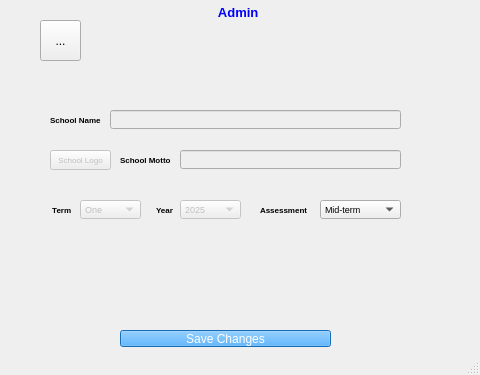
<?xml version="1.0" encoding="UTF-8"?>
<ui version="4.0">
 <class>MainWindow</class>
 <widget class="QMainWindow" name="MainWindow">
  <property name="enabled">
   <bool>true</bool>
  </property>
  <property name="geometry">
   <rect>
    <x>0</x>
    <y>0</y>
    <width>480</width>
    <height>375</height>
   </rect>
  </property>
  <property name="windowTitle">
   <string>MainWindow</string>
  </property>
  <widget class="QWidget" name="centralwidget">
   <widget class="QLabel" name="label">
    <property name="geometry">
     <rect>
      <x>0</x>
      <y>0</y>
      <width>480</width>
      <height>25</height>
     </rect>
    </property>
    <property name="styleSheet">
     <string notr="true">font-size:13px;
color:blue;
font-weight:bold;
</string>
    </property>
    <property name="text">
     <string>Admin </string>
    </property>
    <property name="scaledContents">
     <bool>true</bool>
    </property>
    <property name="alignment">
     <set>Qt::AlignCenter</set>
    </property>
   </widget>
   <widget class="QLabel" name="label_2">
    <property name="geometry">
     <rect>
      <x>50</x>
      <y>200</y>
      <width>40</width>
      <height>20</height>
     </rect>
    </property>
    <property name="minimumSize">
     <size>
      <width>40</width>
      <height>20</height>
     </size>
    </property>
    <property name="styleSheet">
     <string notr="true">font-size:8px;
font-weight:bold</string>
    </property>
    <property name="text">
     <string> Term</string>
    </property>
   </widget>
   <widget class="QComboBox" name="gradecombo">
    <property name="enabled">
     <bool>false</bool>
    </property>
    <property name="geometry">
     <rect>
      <x>80</x>
      <y>200</y>
      <width>61</width>
      <height>19</height>
     </rect>
    </property>
    <property name="styleSheet">
     <string notr="true">font-size:9px</string>
    </property>
    <item>
     <property name="text">
      <string>One</string>
     </property>
    </item>
    <item>
     <property name="text">
      <string>Two</string>
     </property>
    </item>
    <item>
     <property name="text">
      <string>Three</string>
     </property>
    </item>
   </widget>
   <widget class="QComboBox" name="gradecombo_2">
    <property name="enabled">
     <bool>false</bool>
    </property>
    <property name="geometry">
     <rect>
      <x>180</x>
      <y>200</y>
      <width>61</width>
      <height>19</height>
     </rect>
    </property>
    <property name="styleSheet">
     <string notr="true">font-size:9px</string>
    </property>
    <item>
     <property name="text">
      <string>2025</string>
     </property>
    </item>
    <item>
     <property name="text">
      <string>2026</string>
     </property>
    </item>
    <item>
     <property name="text">
      <string>2027</string>
     </property>
    </item>
    <item>
     <property name="text">
      <string>2028</string>
     </property>
    </item>
    <item>
     <property name="text">
      <string>2029</string>
     </property>
    </item>
    <item>
     <property name="text">
      <string>2030</string>
     </property>
    </item>
    <item>
     <property name="text">
      <string>2031</string>
     </property>
    </item>
    <item>
     <property name="text">
      <string>2032</string>
     </property>
    </item>
    <item>
     <property name="text">
      <string>2033</string>
     </property>
    </item>
    <item>
     <property name="text">
      <string>2034</string>
     </property>
    </item>
    <item>
     <property name="text">
      <string>2035</string>
     </property>
    </item>
   </widget>
   <widget class="QLabel" name="label_3">
    <property name="geometry">
     <rect>
      <x>156</x>
      <y>200</y>
      <width>40</width>
      <height>20</height>
     </rect>
    </property>
    <property name="minimumSize">
     <size>
      <width>40</width>
      <height>20</height>
     </size>
    </property>
    <property name="styleSheet">
     <string notr="true">font-size:8px;
font-weight:bold</string>
    </property>
    <property name="text">
     <string>Year</string>
    </property>
   </widget>
   <widget class="QLabel" name="label_4">
    <property name="geometry">
     <rect>
      <x>260</x>
      <y>200</y>
      <width>71</width>
      <height>20</height>
     </rect>
    </property>
    <property name="minimumSize">
     <size>
      <width>40</width>
      <height>20</height>
     </size>
    </property>
    <property name="styleSheet">
     <string notr="true">font-size:8px;
font-weight:bold</string>
    </property>
    <property name="text">
     <string>Assessment</string>
    </property>
   </widget>
   <widget class="QComboBox" name="testcombo">
    <property name="geometry">
     <rect>
      <x>320</x>
      <y>200</y>
      <width>81</width>
      <height>19</height>
     </rect>
    </property>
    <property name="styleSheet">
     <string notr="true">font-size:9px</string>
    </property>
    <item>
     <property name="text">
      <string>Mid-term</string>
     </property>
    </item>
    <item>
     <property name="text">
      <string>End Term</string>
     </property>
    </item>
   </widget>
   <widget class="QLabel" name="label_5">
    <property name="geometry">
     <rect>
      <x>50</x>
      <y>110</y>
      <width>71</width>
      <height>20</height>
     </rect>
    </property>
    <property name="minimumSize">
     <size>
      <width>40</width>
      <height>20</height>
     </size>
    </property>
    <property name="styleSheet">
     <string notr="true">font-size:8px;
font-weight:bold</string>
    </property>
    <property name="text">
     <string>School Name</string>
    </property>
   </widget>
   <widget class="QLineEdit" name="schoolfield">
    <property name="enabled">
     <bool>false</bool>
    </property>
    <property name="geometry">
     <rect>
      <x>110</x>
      <y>110</y>
      <width>291</width>
      <height>19</height>
     </rect>
    </property>
    <property name="maximumSize">
     <size>
      <width>16777215</width>
      <height>16777191</height>
     </size>
    </property>
   </widget>
   <widget class="QToolButton" name="homebutton">
    <property name="geometry">
     <rect>
      <x>40</x>
      <y>20</y>
      <width>41</width>
      <height>41</height>
     </rect>
    </property>
    <property name="statusTip">
     <string>To Homepage</string>
    </property>
    <property name="text">
     <string>...</string>
    </property>
    <property name="icon">
     <iconset>
      <normaloff>../../AI/home icon.png</normaloff>../../AI/home icon.png</iconset>
    </property>
    <property name="iconSize">
     <size>
      <width>40</width>
      <height>40</height>
     </size>
    </property>
    <property name="popupMode">
     <enum>QToolButton::DelayedPopup</enum>
    </property>
   </widget>
   <widget class="QPushButton" name="adminchange">
    <property name="geometry">
     <rect>
      <x>120</x>
      <y>330</y>
      <width>211</width>
      <height>17</height>
     </rect>
    </property>
    <property name="styleSheet">
     <string notr="true">background:rgb(32, 151, 255);
color: rgb(255, 255, 255);
</string>
    </property>
    <property name="text">
     <string>Save Changes</string>
    </property>
   </widget>
   <widget class="QLabel" name="label_7">
    <property name="geometry">
     <rect>
      <x>120</x>
      <y>150</y>
      <width>71</width>
      <height>20</height>
     </rect>
    </property>
    <property name="minimumSize">
     <size>
      <width>40</width>
      <height>20</height>
     </size>
    </property>
    <property name="styleSheet">
     <string notr="true">font-size:8px;
font-weight:bold</string>
    </property>
    <property name="text">
     <string>School Motto</string>
    </property>
   </widget>
   <widget class="QLineEdit" name="mottofield">
    <property name="enabled">
     <bool>false</bool>
    </property>
    <property name="geometry">
     <rect>
      <x>180</x>
      <y>150</y>
      <width>221</width>
      <height>19</height>
     </rect>
    </property>
    <property name="maximumSize">
     <size>
      <width>16777215</width>
      <height>16777191</height>
     </size>
    </property>
   </widget>
   <widget class="QPushButton" name="pushButton">
    <property name="enabled">
     <bool>false</bool>
    </property>
    <property name="geometry">
     <rect>
      <x>50</x>
      <y>150</y>
      <width>61</width>
      <height>20</height>
     </rect>
    </property>
    <property name="styleSheet">
     <string notr="true">font-size:8px</string>
    </property>
    <property name="text">
     <string>School Logo</string>
    </property>
   </widget>
  </widget>
  <widget class="QStatusBar" name="adminstatusbar">
   <property name="styleSheet">
    <string notr="true">font-size:9px
</string>
   </property>
  </widget>
 </widget>
 <resources/>
 <connections/>
</ui>
